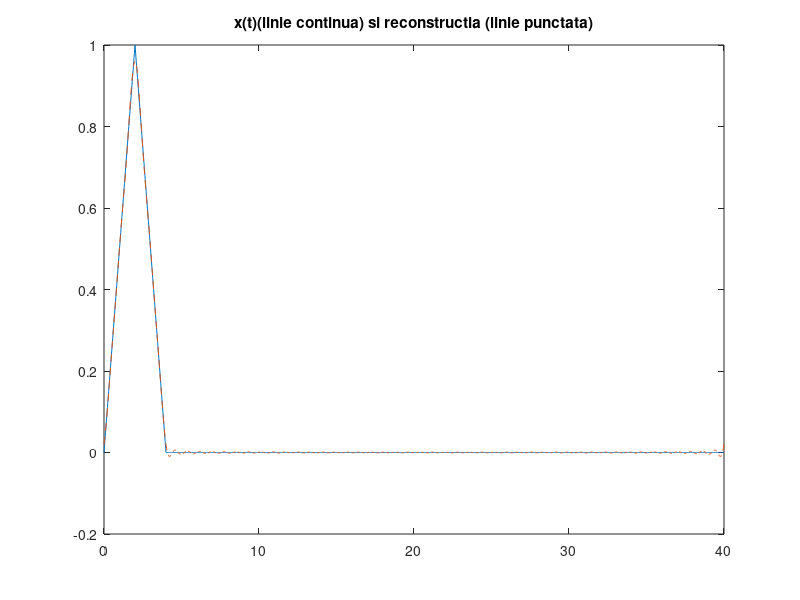
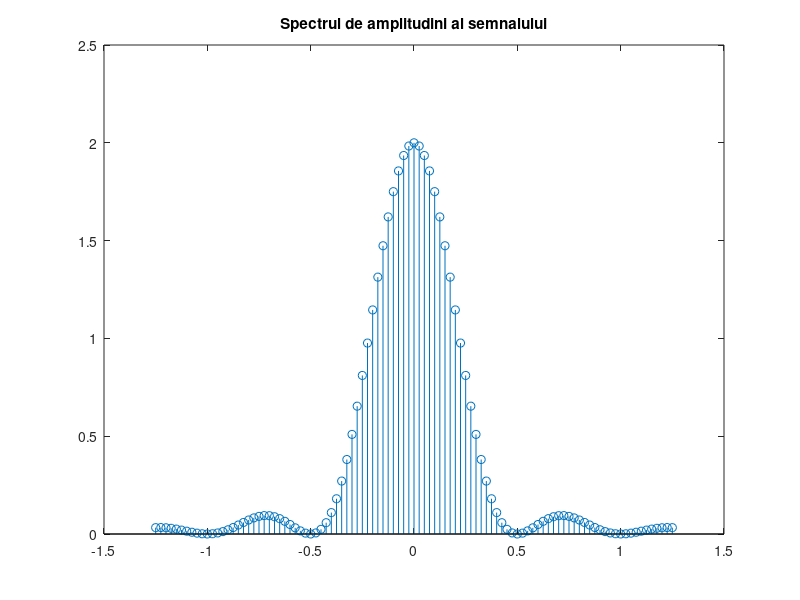

These charts were generated, in order, by the following MATLAB code:

T=40;                                                          % perioada semnalului x
D=4;                                                           % durata semnalului x_triunghi

w0=2*pi/T;                                                     % pulsatia semnalului x
timp_triunghi=0:0.02:D;                                        % vectorul timp pt bucata triunghiulara (rezolutia acestuia)
Semnal_triunghiular= sawtooth((pi/2)*timp_triunghi,0.5)/2+0.5; % generarea partii triunghiulare
t = 0:0.02:T;                                                  % vectorul de timp pe o perioada (este rezolutia perioadei)
x = zeros(1,length(t));                                        % initializarea vectorului x
x(t<=D)=Semnal_triunghiular;                                   % creearea semnalului pe o perioada prin suprapunere
figure(1);
plot(t,x);                                                     % afisarea semnalului x(t)
title('x(t)(linie continua) si reconstructia (linie punctata)');
hold on;


for k=-50:50
    x_t = Semnal_triunghiular;
    x_t = x_t .* exp(-j*k*w0*timp_triunghi);                   % vectorul ce trebuie integrat
    X(k+51)=0;                                                 % initializarea coeficientului Xk
    for i = 1: length(timp_triunghi)-1
        X(k+51) = X(k+51) + (timp_triunghi(i+1)-timp_triunghi(i))* (x_t(i)+x_t(i+1))/2; % integrare folosind metoda dreptunghiurilor
    end
end
    


for i = 1: length(t)
    x_reconstruit(i) = 0;                                            % initializarea elementelor vectorului reconstruit
    for k=-50:50
        x_reconstruit(i) = x_reconstruit(i) + (1/T)*X(k+51)*exp(j*k*w0*t(i)); % calcularea sumei
    end
end
plot(t,x_reconstruit,'--');                                          % afisarea semnalului reconstruit cu linie punctata pe acelasi grafic cu semnalul original

figure(2);
w=-50*w0:w0:50*w0;                                                   % generarea vectorului de pulsatii corespunzatoare coeficientilor Xk
stem(w/(2*pi),abs(X));                                               % afisarea spectrului
title('Spectrul de amplitudini al semnalului')


% Cele doua semnale , reconstrui si initial nu vor fi identice deoarece selectarea nr finit de coef. duce 
% la modificarea spectrului, il limite. Semnalele periodice pot fi descrise printr-o suma de cos si sin 
% inmultite cu coef. corespunzatori  Forma de unda a semanlului reconstrui va fi cu atat mai fidela fata
% de cea originala cu cat adaugam mai multi coeficienti in suma, totodata semnalul devine mai abrupt, timpul
% de crestere si descrestere este mai mic

